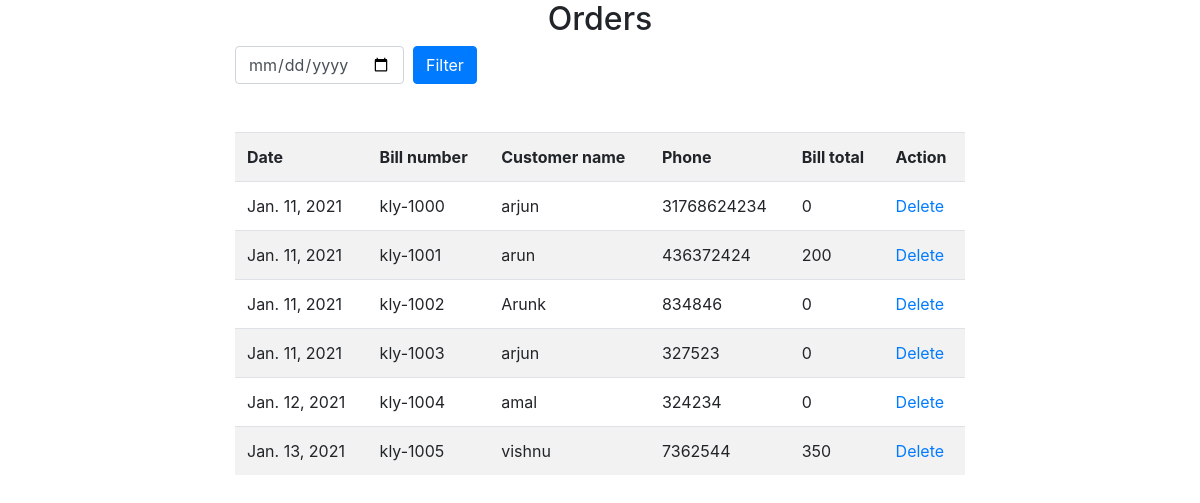
The app's page /bills/, older data.
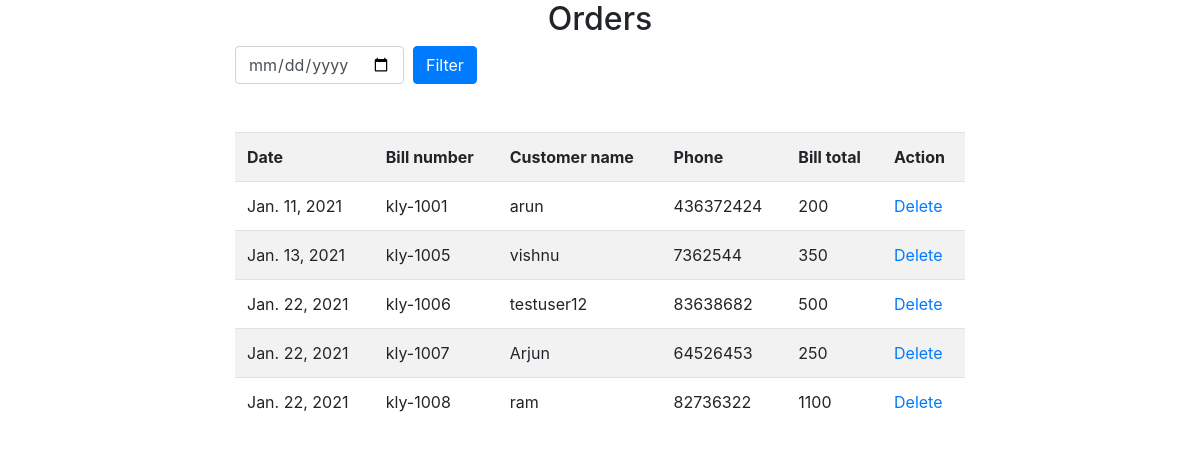
The same page, newer data.
### Bill/models.py (models this page shows, shortened)
class SalesModel(models.Model):
    bill_number = models.CharField(unique=True, max_length=100)
    customer_name = models.CharField(max_length=100)
    phone = models.IntegerField()
    bill_total = models.IntegerField(default=0)
    date = models.DateField(auto_now=True)

### Bill/views.py (the view, shortened to what this page needs)
# urls.py: path('bills/', ViewBills.as_view(), name="bills"),
class ViewBills(TemplateView):
    template_name = "viewbills.html"
    context = {}
    model = SalesModel
    def get(self, request, *args, **kwargs):
        bills = self.model.objects.all()
        self.context["bills"] = bills
        return render(request, self.template_name, self.context)

### Bill/templates/viewbills.html (shortened to what this page needs)
<!DOCTYPE html>
<html lang="en">
<head>
    <link rel="stylesheet" href="https://cdn.jsdelivr.net/npm/bootstrap@4.5.3/dist/css/bootstrap.min.css"
>
</head>
<body>
<h2 align="center">Orders</h2>
<div class="container">
    <div class="row">
        <div class="col-2"></div>
        <div class="col-8">
            <form method="post" action="{% url 'bills' %}" class="form-inline">
                <input type="date" name="date" class="form-control">&nbsp;&nbsp;
                <input type="submit" value="Filter" class="btn btn-primary">
            </form>
        </div>
        <div class="col-2"></div>
    </div>
    <br><br>
    <div class="row">
        <div class="col-2"></div>
        <div class="col-8">
            <table class="table table-striped table-hover">
                <tr>
                    <th>Date</th>
                    <th>Bill number</th>
                    <th>Customer name</th>
                    <th>Phone</th>
                    <th>Bill total</th>
                    <th>Action</th>
                </tr>
                {% for bill in bills %}
                    <tr>
                        <td>{{ bill.date }}</td>
                        <td>{{ bill.bill_number }}</td>
                        <td>{{ bill.customer_name }}</td>
                        <td>{{ bill.phone }}</td>
                        <td>{{ bill.bill_total }}</td>
                        <td><a href="{% url 'deletebill' bill.id %}">Delete</a></td>
                    </tr>
                {% endfor %}
            </table>
        </div>
        <div class="col-2"></div>
    </div>
</div>
</body>
</html>

Row changes from the older to the newer data that the page shows:
removed SalesModel: date "Jan. 11, 2021", bill_number "kly-1000", customer_name "arjun", phone "31768624234", bill_total "0"
removed SalesModel: date "Jan. 11, 2021", bill_number "kly-1002", customer_name "Arunk", phone "834846", bill_total "0"
removed SalesModel: date "Jan. 11, 2021", bill_number "kly-1003", customer_name "arjun", phone "327523", bill_total "0"
removed SalesModel: date "Jan. 12, 2021", bill_number "kly-1004", customer_name "amal", phone "324234", bill_total "0"
added SalesModel: date "Jan. 22, 2021", bill_number "kly-1006", customer_name "testuser12", phone "83638682", bill_total "500"
added SalesModel: date "Jan. 22, 2021", bill_number "kly-1007", customer_name "Arjun", phone "64526453", bill_total "250"
added SalesModel: date "Jan. 22, 2021", bill_number "kly-1008", customer_name "ram", phone "82736322", bill_total "1100"
